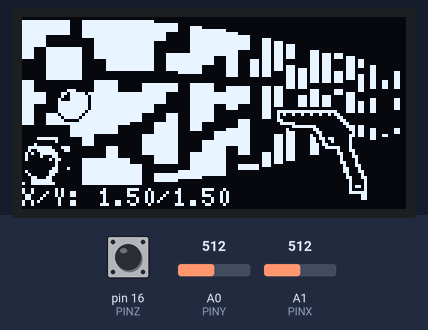
Recording of a sketch running on a simulated Arduino Uno, built with avr-gcc and run on an emulated ATmega328P. Parts: 128×64 one-colour display. Inputs (shaded band) come from the test bench; at power-on: A0 (PINY) = 512, A1 (PINX) = 512, pin 16 (PINZ) HIGH.

Above: at 1.2 s.
1.3 s: A0 (PINY) set to 350
At 1.6 s:
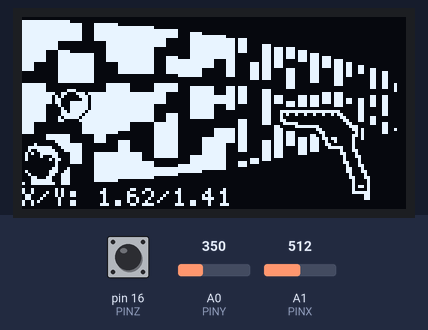
3.0 s: A1 (PINX) set to 350
At 4.44 s:
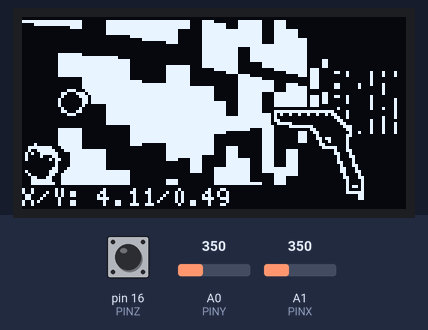
4.7 s: A0 (PINY) set to 306
At 5.04 s:
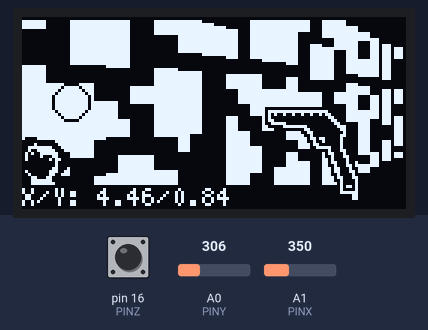
6.4 s: A1 (PINX) set to 306
At 7.31 s:
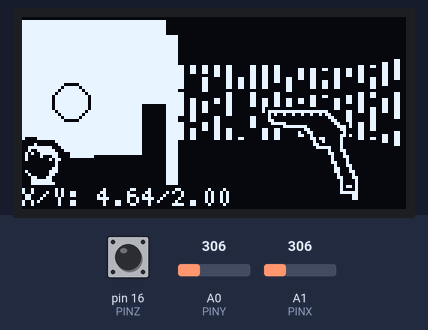
8.1 s: A1 (PINX) set to 260
At 8.5 s:
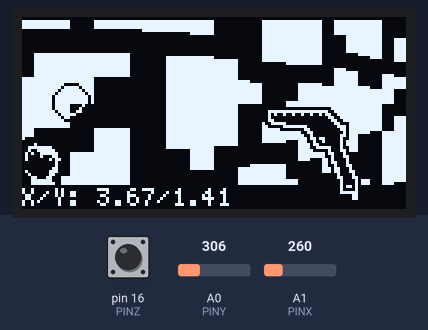
9.9 s: A0 (PINY) set to 480
At 10.92 s:
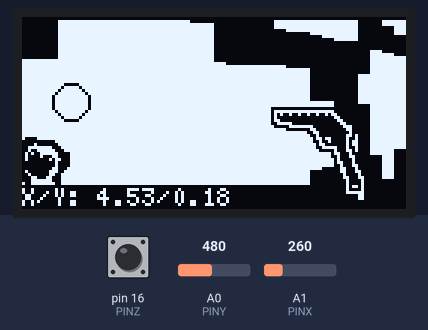
Timing chart, 0 to 12.6 s (numbered marks = the images above; inputs shaded):
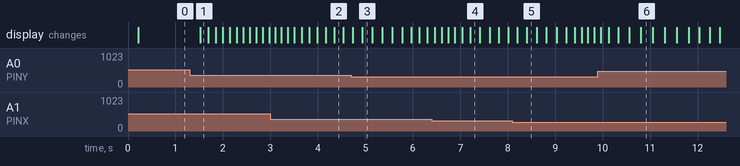

The sketch:

RayCasting2.ino
```cpp
#include <Arduino.h>
#include <U8g2lib.h>
#include <Wire.h>
#include <avr/pgmspace.h>
#define PINY 14
#define PINX 15
#define PINZ 16

#define VISION 70
#define VISIONH 17
#define DISTANCIA 5
#define HEIGHT 56
#define WIDTH 32
#define VELOCIDAD 8
#define VELOCIDADGIRO 25

U8G2_SSD1306_128X64_NONAME_F_HW_I2C u8g2(U8G2_R0, /* reset=*/ U8X8_PIN_NONE);

#define pugface_width 16
#define pugface_height 16
const static unsigned char pugface_bits[] PROGMEM = {
   0x1e, 0x00, 0xff, 0x07, 0xff, 0x0f, 0xff, 0x1f, 0xff, 0x3f, 0xff, 0xff,
   0xff, 0xff, 0xff, 0xff, 0xff, 0xff, 0xff, 0xff, 0xff, 0x7f, 0xff, 0x3f,
   0xff, 0x1f, 0xff, 0x1f, 0xff, 0x1f, 0xfe, 0x1f };

#define pugface2_width 16
#define pugface2_height 16
const static unsigned char pugface2_bits[] PROGMEM = {
   0x00, 0x00, 0x00, 0x00, 0x10, 0x00, 0xfc, 0x03, 0xe4, 0x07, 0xca, 0x0f,
   0x42, 0x0c, 0x02, 0x1a, 0x00, 0x08, 0x00, 0x08, 0x00, 0x0c, 0x02, 0x0e,
   0x04, 0x06, 0x18, 0x03, 0xf8, 0x03, 0xf8, 0x07 };


#define rifle_width 32
#define rifle_height 32
const static unsigned char rifle_bits[] PROGMEM = {
   0x1f, 0x00, 0x00, 0x00, 0xff, 0xff, 0x1f, 0x00, 0xff, 0xff, 0x3f, 0x00,
   0xff, 0xff, 0x7f, 0x00, 0xff, 0xff, 0xff, 0x00, 0xfc, 0xff, 0xff, 0x01,
   0xc0, 0xff, 0xff, 0x07, 0x00, 0xe0, 0xff, 0x07, 0x00, 0xc0, 0xff, 0x07,
   0x00, 0x80, 0xff, 0x07, 0x00, 0x80, 0xff, 0x03, 0x00, 0x00, 0xfb, 0x03,
   0x00, 0x00, 0xff, 0x03, 0x00, 0x00, 0xfe, 0x03, 0x00, 0x00, 0xe0, 0x07,
   0x00, 0x00, 0xe0, 0x07, 0x00, 0x00, 0xc0, 0x0f, 0x00, 0x00, 0xc0, 0x0f,
   0x00, 0x00, 0xc0, 0x0f, 0x00, 0x00, 0x80, 0x1f, 0x00, 0x00, 0x80, 0x1f,
   0x00, 0x00, 0x80, 0x3f, 0x00, 0x00, 0x00, 0x3f, 0x00, 0x00, 0x00, 0x7f,
   0x00, 0x00, 0x00, 0x7e, 0x00, 0x00, 0x00, 0x7e, 0x00, 0x00, 0x00, 0x7e,
   0x00, 0x00, 0x00, 0x7e, 0x00, 0x00, 0x00, 0xfe, 0x00, 0x00, 0x00, 0xe0,
   0x00, 0x00, 0x00, 0xe0, 0x00, 0x00, 0x00, 0x00 };

#define rifle2_width 32
#define rifle2_height 32
const static unsigned char rifle2_bits[] PROGMEM = {
   0xff, 0xff, 0x3f, 0x00, 0x01, 0x00, 0x60, 0x00, 0xb5, 0x6d, 0xcb, 0x00,
   0xfd, 0xff, 0x9f, 0x01, 0xf9, 0xff, 0x3f, 0x03, 0x83, 0xff, 0x7f, 0x0e,
   0x3e, 0xc0, 0xff, 0x08, 0xe0, 0x9f, 0xff, 0x09, 0x00, 0x30, 0xff, 0x0b,
   0x00, 0x60, 0xff, 0x09, 0x00, 0x40, 0xf2, 0x0d, 0x00, 0xc0, 0xf6, 0x05,
   0x00, 0x80, 0xfc, 0x05, 0x00, 0x80, 0xc1, 0x0d, 0x00, 0x00, 0xdf, 0x09,
   0x00, 0x00, 0x90, 0x1b, 0x00, 0x00, 0xb0, 0x13, 0x00, 0x00, 0xa0, 0x17,
   0x00, 0x00, 0x20, 0x37, 0x00, 0x00, 0x60, 0x27, 0x00, 0x00, 0x40, 0x6e,
   0x00, 0x00, 0x40, 0x4e, 0x00, 0x00, 0xc0, 0xde, 0x00, 0x00, 0x80, 0x9c,
   0x00, 0x00, 0x80, 0xbd, 0x00, 0x00, 0x00, 0xbd, 0x00, 0x00, 0x00, 0xa5,
   0x00, 0x00, 0x00, 0xbd, 0x00, 0x00, 0x00, 0x81, 0x00, 0x00, 0x00, 0x9f,
   0x00, 0x00, 0x00, 0x90, 0x00, 0x00, 0x00, 0xf0 };

const byte mapa[] = {
  0b00000000,
  0b01010100,
  0b00000000,
  0b01010100,
  0b00000000,
  0b00111100,
  0b00000000,
  0b00000000
};

const byte enemigos[] = {
  0b00000001,
  0b00000000,
  0b00000000,
  0b00000000,
  0b00010000,
  0b00000000,
  0b00000000,
  0b00000000
};

const int texturas[] PROGMEM = {
  0b1111011111101111,
  0b1110011111101111,
  0b1100011110000111,
  0b1101111101110111,
  0b1101111001110011,
  0b0000000001110000,
  0b0111011100000110,
  0b1110011110011111,
  0b1100011100111111,
  0b1001011101111111,
  0b0011001000011110,
  0b0111000011001000,
  0b0111000111100010,
  0b0011001111101111,
  0b1000011111001111,
  0b1011111111001111,

  0b0111101111011110,
  0b1011110110111101,
  0b1101111001111011,
  0b1100000000000011,
  0b1101111001111011,
  0b1011110110111101,
  0b0111101111011110,
  0b0000001111000000,
  0b0111101111011110,
  0b1011110110111101,
  0b1101111001111011,
  0b1100000000000011,
  0b1101111001111011,
  0b1011110110111101,
  0b0111101111011110,
  0b0000001111000000,

  0b1111011101101111,
  0b1100101011110011,
  0b1111111011111111,
  0b1000001110000011,
  0b0011000000011001,
  0b0011001110011001,
  0b1000000000000011,
  0b1100000000000110,
  0b0010011111010010,
  0b0100011111000100,
  0b0111111111111101,
  0b1000000111100111,
  0b1110000111100110,
  0b1111000011101101,
  0b1101111111111110,
  0b1110111111111101
};

struct Player {
  float posX = 1.5;
  float posY = 1.5;
  int angulo = 180;
};
struct Sprite{
  byte x = 0;
  byte y = 0;
  byte inicio = 0;
  byte final = 0;
  byte textura = 0;
  float largo = 0;
  boolean actualizado =false;
};
struct Pintable{
  byte tx = 0;
  byte x = 0;
  byte textura = 0;
  byte alto = 0;
  byte luz = 0;
  float largo = 0;

  void setTx(float t){
    t = (byte)(abs(t)*100)%100;
    tx = 16 * t / 100;
  }
};
struct Rayo {
  float pPosX;
  float pPosY;
  float seno;
  float coseno;
  float tangente;
  int dirX;
  int dirY;

  void setAngulo(float angulo) {
    if (angulo >= 360) {
      angulo -= 360;
    } else if (angulo < 0) {
      angulo += 360;
    }
    dirY = (angulo > 180) ? -1 : 1;
    dirX = (angulo > 90 && angulo < 270) ? -1 : 1;
    angulo = 31416 * angulo / 1800000;
    seno = sin(angulo);
    coseno = cos(angulo);
    tangente = tan(angulo);
  }

  float getYFromLargo(float largo) {
    return pPosY + seno * largo;
  }

  float getXFromLargo(float largo) {
    return pPosX + coseno * largo;
  }

  float getYFromX(float x) {
    x -= pPosX;
    return pPosY + tangente * x;
  }

  float getXFromY(float y) {
    if (tangente == 0) {
      return 255;
    }
    y -= pPosY;
    return pPosX + y / tangente;
  }

  float getLargoFromY(float y) {
    if (seno == 0) {
      return 255;
    }
    y -= pPosY;
    return y / seno;
  }

  float getLargoFromX(float x) {
    if (coseno == 0) {
      return 255;
    }
    x -= pPosX;
    return x / coseno;
  }
};

Player jugador;
int imin = 512;
int animPistola = 4;
int anim = 1;

boolean hayPared(int x, int y) {
  if (x > 7 || y > 7 || x < 0 || y < 0) {
    return true;
  }
  //byte fila = pgm_read_byte(mapa+(7-y));
  byte fila = mapa[7-y];
  return  ((fila >> (7 - x)) & 1) == 1;
}

boolean getTextura(int textura, int x, int y){
  if (x > 15 || y > 15 || x < 0 || y < 0) {
    return false;
  }
  int fila = pgm_read_word_near(texturas+textura*16+y);
  //int fila = texturas[16*textura+y];
  return  ((fila >> (15-x)) & 1) == 1;
}

Pintable shotRayX(Rayo &rayo) {
  Pintable pintable;
  float largo = 0;
  float x = (int)rayo.pPosX;
  float y = 0;
  int i = 0;
  int direccion = rayo.dirX;
  int pared = (direccion < 0) ? -1 : 0;
  x -= pared;
  do {
    if (i > DISTANCIA) {
      pintable.largo = 255;
      return pintable;
    }
    x += direccion;
    y = rayo.getYFromX(x);
    i++;
  } while (!hayPared((int)x + pared, (int)y));
  pintable.setTx(y);
  pintable.largo = abs(rayo.getLargoFromX(x));
  return pintable;
}

Pintable shotRayY(Rayo &rayo) {
  Pintable pintable;
  float largo = 0;
  float x = 0;
  float y = (int)rayo.pPosY;
  int i = 0;
  int direccion = rayo.dirY;
  int pared = (direccion < 0) ? -1 : 0;
  y -= pared;
  do {
    if (i > DISTANCIA) {
      pintable.largo = 255;
      return pintable;
    }
    y += direccion;
    x = rayo.getXFromY(y);
    i++;
  } while (!hayPared((int)x, (int)y + pared));
  pintable.setTx(x);
  pintable.largo = abs(rayo.getLargoFromY(y));
  return pintable;
}

void pintarRayo(Pintable &pintable) {
  int mitad = HEIGHT / 2;
  byte ty = 0, tx = pintable.tx, x = pintable.x;
  byte tamanioPared = pintable.alto;
  int parteAlta = mitad - (int)tamanioPared;
  if (parteAlta < 0) {
    parteAlta = 0;
  }
  for (byte i = mitad, maxi = parteAlta, ti = 0; i > maxi; i--) {
    ty = ti*8/tamanioPared;
    if (getTextura(pintable.textura,tx, 7 - ty)) {
      switch(pintable.luz){
        case 5:
        case 4:
          u8g2.drawPixel(x+3, i);
        case 3:
          u8g2.drawPixel(x+2, i);
        case 2:
          u8g2.drawPixel(x+1, i);
        case 1:
          u8g2.drawPixel(x, i);
      }
    }
    if (getTextura(pintable.textura,tx, ty+8)) {
      switch(pintable.luz){
        case 5:
        case 4:
          u8g2.drawPixel(x+3, HEIGHT - i);
        case 3:
          u8g2.drawPixel(x+2, HEIGHT - i);
        case 2:
          u8g2.drawPixel(x+1, HEIGHT - i);
        case 1:
          u8g2.drawPixel(x, HEIGHT - i);
      }
    }
    ti++;
  }
}

void pintarRayo2(Pintable &pintable) {
  int mitad = HEIGHT / 2;
  byte x = pintable.x;
  byte tamanioPared = pintable.alto;
  int parteAlta = mitad - (int)tamanioPared;
  if (parteAlta < 0) {
    parteAlta = 0;
  }
  for (byte i = parteAlta,maxi = HEIGHT-i; i < maxi; i++) {
      u8g2.drawPixel(x, i);
  }
}

Pintable getMenor(Pintable p1, Pintable p2){
  if(p1.largo < p2.largo){
    return p1;
  }else{
    return p2;
  }
}

void render2(){
  float tamanioRayo = (VISION)/(float)(WIDTH);
  float tamanioHRayo = (HEIGHT/2) / ((float)VISIONH);
  float angulo = jugador.angulo;
  byte antTx, actTx;
  Pintable pintable;
  Rayo rayo;
  rayo.pPosX = jugador.posX;
  rayo.pPosY = jugador.posY;
  rayo.setAngulo(angulo);
  pintable = getMenor(shotRayX(rayo),shotRayY(rayo));
  antTx = pintable.tx;
  for(byte i = 1; i<WIDTH; i++){
    angulo-=tamanioRayo;
    rayo.setAngulo(angulo);
    pintable = getMenor(shotRayX(rayo),shotRayY(rayo));
    if(pintable.largo<=DISTANCIA){
      actTx = pintable.tx;
      pintable.x = i*4;
      pintable.luz = 4-((int)(pintable.largo*4)/DISTANCIA);
      pintable.alto = (int)abs(tamanioHRayo * (atan(0.5 / pintable.largo) * RAD_TO_DEG));
      for(byte j = pintable.luz; j>0; j--){
        pintarRayo(pintable);
        pintable.x--;
        pintable.tx = map(j,0,4,antTx,actTx);
      }
      antTx = actTx;
    }
  }
}

void render() {
  float tamanioRayo = (VISION)/(float)(WIDTH);
  float tamanioHRayo = (HEIGHT/2) / ((float)VISIONH);
  float angulo = jugador.angulo;
  Pintable pintable;
  Rayo rayo;
  rayo.pPosX = jugador.posX;
  rayo.pPosY = jugador.posY;
  for (byte i = 0, maxi = WIDTH; i < maxi; i++) {
    rayo.setAngulo(angulo);
    pintable = getMenor(shotRayX(rayo),shotRayY(rayo));
    if(pintable.largo<=DISTANCIA){
      pintable.x = i*4;
      pintable.luz = 5-((int)(pintable.largo*5)/DISTANCIA);
      pintable.alto = (int)abs(tamanioHRayo * (atan(0.5 / pintable.largo) * RAD_TO_DEG));
      pintarRayo(pintable);
    }
    angulo -= tamanioRayo;
  }
}

int readjoy(byte pin, int maximo) {
  int input = analogRead(pin);
  if (input > 470 && input < 520) {
    input = 512;
  }
  return map(input, 0, 1023, -maximo, maximo);
}

void mover() {
  int mx = readjoy(PINX, VELOCIDADGIRO);
  int my = readjoy(PINY, VELOCIDAD);
  byte mz = !digitalRead(PINZ);
  boolean actualizado = true;

  if (mz != 0) {

  }

  if (mx != 0) {
    actualizado = false;
    float angulo = jugador.angulo - mx;
    if (angulo >= 360) {
      angulo -= 360;
    } else if (angulo < 0) {
      angulo += 360;
    }
    jugador.angulo = angulo;
  }

  if (my != 0) {
    actualizado = false;
    Rayo rayo;
    rayo.pPosX = jugador.posX;
    rayo.pPosY = jugador.posY;
    rayo.setAngulo(jugador.angulo - (VISION / 2));
    jugador.posX = rayo.getXFromLargo(my * 0.05);
    jugador.posY = rayo.getYFromLargo(my * 0.05);
    if (hayPared((int)jugador.posX, (int)jugador.posY)) {
      jugador.posX = rayo.pPosX;
      jugador.posY = rayo.pPosY;
    }else{
      if(animPistola > 4){
        anim = -2;
      }else if(animPistola<0){
        anim = 2;
      }
      animPistola+=anim;
    }
  }

  if (!actualizado||true) {
    u8g2.clearBuffer();
    u8g2.setDrawColor(1);
    render();
    u8g2.setBitmapMode(2);
    u8g2.setDrawColor(1);
    u8g2.drawXBMP(80+animPistola,30,rifle_width,rifle_height,rifle_bits);
    u8g2.setDrawColor(0);
    u8g2.drawXBMP(80+animPistola,30,rifle2_width,rifle2_height,rifle2_bits);
    u8g2.setDrawColor(0);
    u8g2.drawXBMP(0,HEIGHT-16,pugface_width,pugface_height,pugface_bits);
    u8g2.setDrawColor(1);
    u8g2.drawXBMP(0,HEIGHT-16,pugface2_width,pugface2_height,pugface2_bits);
    u8g2.drawCircle(WIDTH/2,HEIGHT/2,4,U8G2_DRAW_ALL);
    u8g2.setDrawColor(0);
    u8g2.drawCircle(WIDTH/2,HEIGHT/2,6,U8G2_DRAW_ALL);
    u8g2.setDrawColor(1);
    u8g2.setCursor(0, 63);
    u8g2.print("X/Y: ");
    u8g2.print(jugador.posX);
    u8g2.print("/");
    u8g2.print(jugador.posY);
    u8g2.sendBuffer();
  }
}

void setup() {
  u8g2.setBusClock(800000);
  u8g2.begin();
  u8g2.setFont(u8g2_font_5x7_tr);
  pinMode(PINX, INPUT);
  pinMode(PINY, INPUT);
  pinMode(PINZ, INPUT);
}

void loop() {
  while(true){
    mover();
  }
}
```

Measured:
- after the input at 1.3 s, the display: changes after 0.22 s (image 1)
